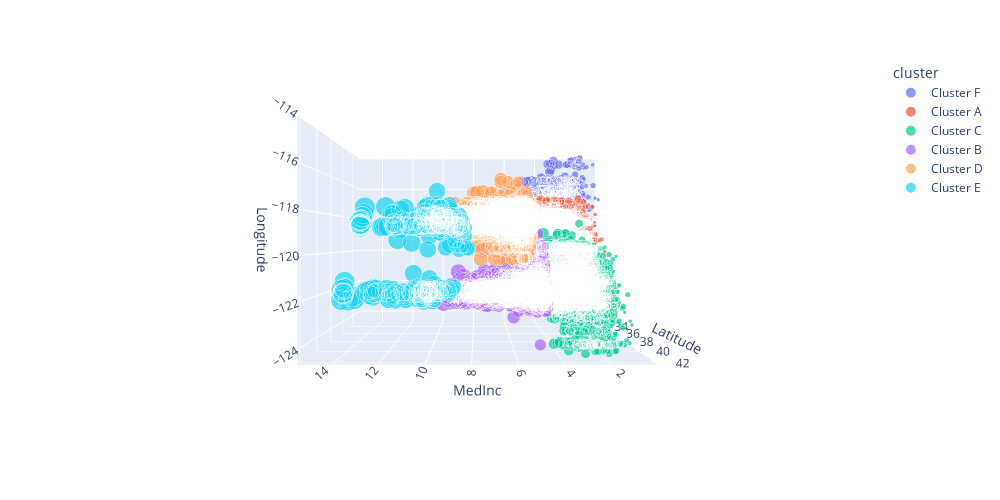

The notebook cell saved with this chart:
### Code cell
# Ahora en 3d
fig = px.scatter_3d(X_train, x = "Latitude", y = "Longitude", z = "MedInc", color = "cluster", width = 1000, height = 500,
                    size = X_train["MedInc"].abs())
camera = dict(
    up = dict(x = 1, y = 3.5, z = 0),
    eye = dict(x = 2, y = 0, z = 0)
)

fig.update_layout(scene_camera = camera)
fig.show()

### Figure 1 — Plotly figure (JSON) as saved in the notebook; plotly's stock layout.template omitted (floating-point values rounded to 4 significant figures; data arrays with more than 128 entries replaced by an {"elided": "..."} marker saying what was removed)
{"data": [{"hovertemplate": "cluster=Cluster F<br>Latitude=%{x}<br>Longitude=%{y}<br>MedInc=%{z}<br>size=%{marker.size}<extra></extra>", "legendgroup": "Cluster F", "marker": {"color": "#636efa", "size": {"elided": "1785 float values"}, "sizemode": "area", "sizeref": 0.0375, "symbol": "circle"}, "mode": "markers", "name": "Cluster F", "scene": "scene", "showlegend": true, "type": "scatter3d", "x": {"elided": "1785 float values"}, "y": {"elided": "1785 float values"}, "z": {"elided": "1785 float values"}}, {"hovertemplate": "cluster=Cluster A<br>Latitude=%{x}<br>Longitude=%{y}<br>MedInc=%{z}<br>size=%{marker.size}<extra></extra>", "legendgroup": "Cluster A", "marker": {"color": "#EF553B", "size": {"elided": "4729 float values"}, "sizemode": "area", "sizeref": 0.0375, "symbol": "circle"}, "mode": "markers", "name": "Cluster A", "scene": "scene", "showlegend": true, "type": "scatter3d", "x": {"elided": "4729 float values"}, "y": {"elided": "4729 float values"}, "z": {"elided": "4729 float values"}}, {"hovertemplate": "cluster=Cluster C<br>Latitude=%{x}<br>Longitude=%{y}<br>MedInc=%{z}<br>size=%{marker.size}<extra></extra>", "legendgroup": "Cluster C", "marker": {"color": "#00cc96", "size": {"elided": "4262 float values"}, "sizemode": "area", "sizeref": 0.0375, "symbol": "circle"}, "mode": "markers", "name": "Cluster C", "scene": "scene", "showlegend": true, "type": "scatter3d", "x": {"elided": "4262 float values"}, "y": {"elided": "4262 float values"}, "z": {"elided": "4262 float values"}}, {"hovertemplate": "cluster=Cluster B<br>Latitude=%{x}<br>Longitude=%{y}<br>MedInc=%{z}<br>size=%{marker.size}<extra></extra>", "legendgroup": "Cluster B", "marker": {"color": "#ab63fa", "size": {"elided": "2412 float values"}, "sizemode": "area", "sizeref": 0.0375, "symbol": "circle"}, "mode": "markers", "name": "Cluster B", "scene": "scene", "showlegend": true, "type": "scatter3d", "x": {"elided": "2412 float values"}, "y": {"elided": "2412 float values"}, "z": {"elided": "2412 float values"}}, {"hovertemplate": "cluster=Cluster D<br>Latitude=%{x}<br>Longitude=%{y}<br>MedInc=%{z}<br>size=%{marker.size}<extra></extra>", "legendgroup": "Cluster D", "marker": {"color": "#FFA15A", "size": {"elided": "2987 float values"}, "sizemode": "area", "sizeref": 0.0375, "symbol": "circle"}, "mode": "markers", "name": "Cluster D", "scene": "scene", "showlegend": true, "type": "scatter3d", "x": {"elided": "2987 float values"}, "y": {"elided": "2987 float values"}, "z": {"elided": "2987 float values"}}, {"hovertemplate": "cluster=Cluster E<br>Latitude=%{x}<br>Longitude=%{y}<br>MedInc=%{z}<br>size=%{marker.size}<extra></extra>", "legendgroup": "Cluster E", "marker": {"color": "#19d3f3", "size": {"elided": "337 float values"}, "sizemode": "area", "sizeref": 0.0375, "symbol": "circle"}, "mode": "markers", "name": "Cluster E", "scene": "scene", "showlegend": true, "type": "scatter3d", "x": {"elided": "337 float values"}, "y": {"elided": "337 float values"}, "z": {"elided": "337 float values"}}], "layout": {"height": 500, "legend": {"itemsizing": "constant", "title": {"text": "cluster"}, "tracegroupgap": 0}, "margin": {"t": 60}, "scene": {"camera": {"eye": {"x": 2, "y": 0, "z": 0}, "up": {"x": 1, "y": 3.5, "z": 0}}, "domain": {"x": [0, 1], "y": [0, 1]}, "xaxis": {"title": {"text": "Latitude"}}, "yaxis": {"title": {"text": "Longitude"}}, "zaxis": {"title": {"text": "MedInc"}}}, "width": 1000}}
